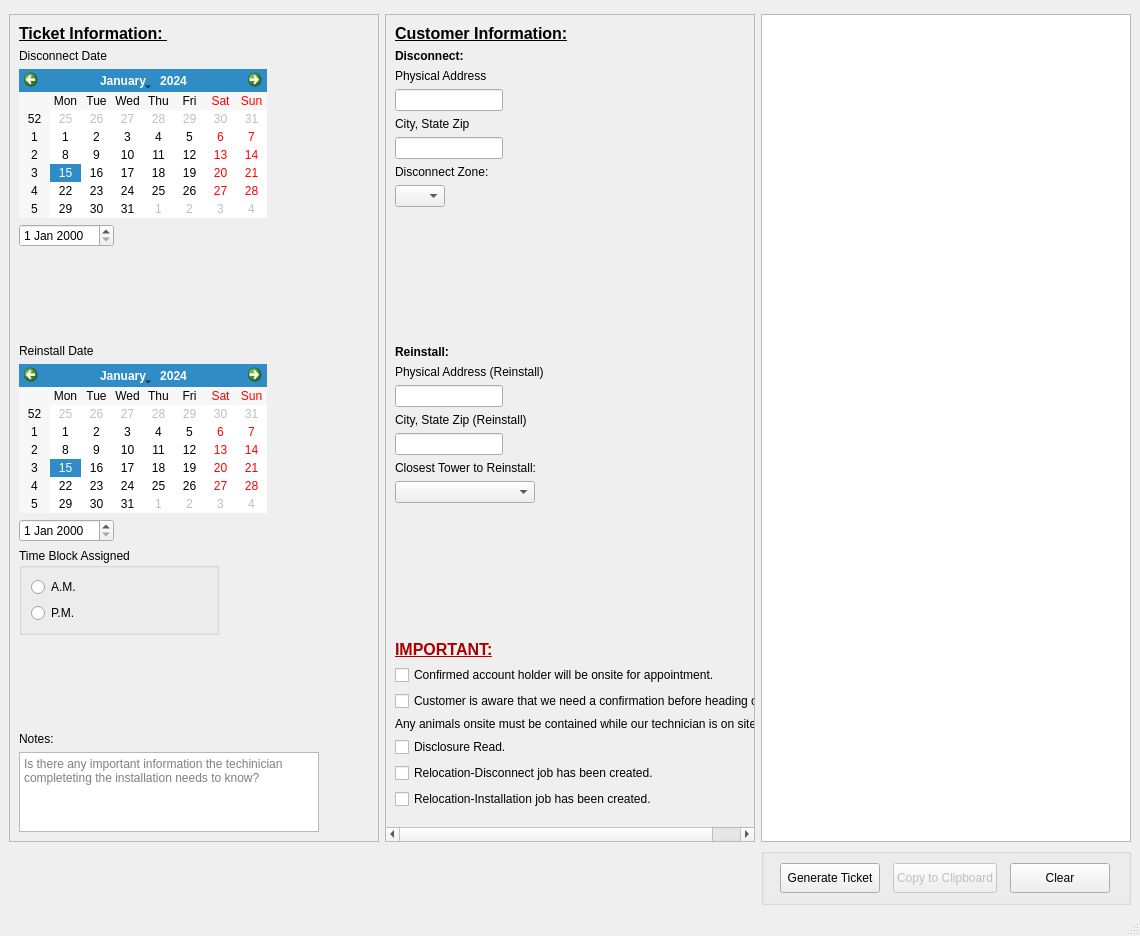
<?xml version="1.0" encoding="UTF-8"?>
<ui version="4.0">
 <class>Relo</class>
 <widget class="QMainWindow" name="Relo">
  <property name="enabled">
   <bool>true</bool>
  </property>
  <property name="geometry">
   <rect>
    <x>0</x>
    <y>0</y>
    <width>1140</width>
    <height>936</height>
   </rect>
  </property>
  <property name="windowTitle">
   <string>Relocation Ticket</string>
  </property>
  <widget class="QWidget" name="centralwidget">
   <layout class="QGridLayout" name="gridLayout">
    <item row="0" column="0">
     <spacer name="verticalSpacer">
      <property name="orientation">
       <enum>Qt::Vertical</enum>
      </property>
      <property name="sizeType">
       <enum>QSizePolicy::Fixed</enum>
      </property>
      <property name="sizeHint" stdset="0">
       <size>
        <width>20</width>
        <height>5</height>
       </size>
      </property>
     </spacer>
    </item>
    <item row="2" column="3">
     <widget class="QGroupBox" name="Ticket_Buttons">
      <property name="minimumSize">
       <size>
        <width>370</width>
        <height>50</height>
       </size>
      </property>
      <property name="title">
       <string/>
      </property>
      <layout class="QGridLayout" name="gridLayout_2">
       <item row="0" column="2">
        <widget class="QPushButton" name="Copy">
         <property name="enabled">
          <bool>false</bool>
         </property>
         <property name="sizePolicy">
          <sizepolicy hsizetype="Fixed" vsizetype="Fixed">
           <horstretch>0</horstretch>
           <verstretch>0</verstretch>
          </sizepolicy>
         </property>
         <property name="minimumSize">
          <size>
           <width>100</width>
           <height>30</height>
          </size>
         </property>
         <property name="layoutDirection">
          <enum>Qt::LeftToRight</enum>
         </property>
         <property name="autoFillBackground">
          <bool>false</bool>
         </property>
         <property name="text">
          <string>Copy to Clipboard</string>
         </property>
        </widget>
       </item>
       <item row="0" column="1">
        <widget class="QPushButton" name="pushButton">
         <property name="sizePolicy">
          <sizepolicy hsizetype="Fixed" vsizetype="Fixed">
           <horstretch>0</horstretch>
           <verstretch>0</verstretch>
          </sizepolicy>
         </property>
         <property name="minimumSize">
          <size>
           <width>100</width>
           <height>30</height>
          </size>
         </property>
         <property name="text">
          <string>Generate Ticket</string>
         </property>
        </widget>
       </item>
       <item row="0" column="3">
        <widget class="QPushButton" name="Clear">
         <property name="sizePolicy">
          <sizepolicy hsizetype="Fixed" vsizetype="Fixed">
           <horstretch>0</horstretch>
           <verstretch>0</verstretch>
          </sizepolicy>
         </property>
         <property name="minimumSize">
          <size>
           <width>100</width>
           <height>30</height>
          </size>
         </property>
         <property name="text">
          <string>Clear</string>
         </property>
        </widget>
       </item>
      </layout>
     </widget>
    </item>
    <item row="1" column="1">
     <widget class="QScrollArea" name="scrollArea_2">
      <property name="sizePolicy">
       <sizepolicy hsizetype="Fixed" vsizetype="Expanding">
        <horstretch>0</horstretch>
        <verstretch>0</verstretch>
       </sizepolicy>
      </property>
      <property name="minimumSize">
       <size>
        <width>370</width>
        <height>810</height>
       </size>
      </property>
      <property name="sizeAdjustPolicy">
       <enum>QAbstractScrollArea::AdjustToContents</enum>
      </property>
      <property name="widgetResizable">
       <bool>true</bool>
      </property>
      <widget class="QWidget" name="scrollAreaWidgetContents_2">
       <property name="geometry">
        <rect>
         <x>0</x>
         <y>0</y>
         <width>373</width>
         <height>791</height>
        </rect>
       </property>
       <layout class="QFormLayout" name="formLayout_3">
        <item row="0" column="0" colspan="2">
         <widget class="QLabel" name="CUSTOMER_INFORMATION">
          <property name="text">
           <string>&lt;html&gt;&lt;head/&gt;&lt;body&gt;&lt;p&gt;&lt;span style=&quot; font-size:12pt; font-weight:600; text-decoration: underline;&quot;&gt;Customer Information:&lt;/span&gt;&lt;/p&gt;&lt;/body&gt;&lt;/html&gt;</string>
          </property>
         </widget>
        </item>
        <item row="4" column="0">
         <widget class="QLabel" name="label_4">
          <property name="text">
           <string>&lt;html&gt;&lt;head/&gt;&lt;body&gt;&lt;p&gt;&lt;span style=&quot; font-weight:600;&quot;&gt;Disconnect:&lt;/span&gt;&lt;/p&gt;&lt;/body&gt;&lt;/html&gt;</string>
          </property>
         </widget>
        </item>
        <item row="5" column="0">
         <widget class="QLabel" name="label_cstAddress_D">
          <property name="text">
           <string>Physical Address</string>
          </property>
         </widget>
        </item>
        <item row="6" column="0">
         <widget class="QLineEdit" name="cstAddress_D"/>
        </item>
        <item row="9" column="0">
         <widget class="QLabel" name="label_cstCity_D">
          <property name="text">
           <string>City, State Zip</string>
          </property>
         </widget>
        </item>
        <item row="10" column="0">
         <widget class="QLineEdit" name="cstCity_D"/>
        </item>
        <item row="14" column="0">
         <spacer name="verticalSpacer_4">
          <property name="orientation">
           <enum>Qt::Vertical</enum>
          </property>
          <property name="sizeHint" stdset="0">
           <size>
            <width>20</width>
            <height>20</height>
           </size>
          </property>
         </spacer>
        </item>
        <item row="15" column="0">
         <widget class="QLabel" name="label_5">
          <property name="text">
           <string>&lt;html&gt;&lt;head/&gt;&lt;body&gt;&lt;p&gt;&lt;span style=&quot; font-weight:600;&quot;&gt;Reinstall:&lt;/span&gt;&lt;/p&gt;&lt;/body&gt;&lt;/html&gt;</string>
          </property>
         </widget>
        </item>
        <item row="16" column="0">
         <widget class="QLabel" name="label_cstAddress_R">
          <property name="text">
           <string>Physical Address (Reinstall)</string>
          </property>
         </widget>
        </item>
        <item row="17" column="0">
         <widget class="QLineEdit" name="cstAddress_R"/>
        </item>
        <item row="18" column="0">
         <widget class="QLabel" name="label_cstCity_R">
          <property name="text">
           <string>City, State Zip (Reinstall)</string>
          </property>
         </widget>
        </item>
        <item row="19" column="0">
         <widget class="QLineEdit" name="cstCity_R"/>
        </item>
        <item row="22" column="0">
         <spacer name="verticalSpacer_7">
          <property name="orientation">
           <enum>Qt::Vertical</enum>
          </property>
          <property name="sizeHint" stdset="0">
           <size>
            <width>20</width>
            <height>20</height>
           </size>
          </property>
         </spacer>
        </item>
        <item row="23" column="0">
         <widget class="QLabel" name="label_11">
          <property name="text">
           <string>&lt;html&gt;&lt;head/&gt;&lt;body&gt;&lt;p&gt;&lt;span style=&quot; font-size:12pt; font-weight:600; text-decoration: underline; color:#aa0000;&quot;&gt;IMPORTANT:&lt;/span&gt;&lt;/p&gt;&lt;/body&gt;&lt;/html&gt;</string>
          </property>
         </widget>
        </item>
        <item row="24" column="0">
         <widget class="QCheckBox" name="tktQHolder">
          <property name="text">
           <string>Confirmed account holder will be onsite for appointment.</string>
          </property>
         </widget>
        </item>
        <item row="25" column="0">
         <widget class="QCheckBox" name="tktQConfirm">
          <property name="text">
           <string>Customer is aware that we need a confirmation before heading out.</string>
          </property>
         </widget>
        </item>
        <item row="26" column="0">
         <widget class="QLabel" name="label_10">
          <property name="text">
           <string>Any animals onsite must be contained while our technician is on site.</string>
          </property>
         </widget>
        </item>
        <item row="27" column="0">
         <widget class="QCheckBox" name="tktQDisclose">
          <property name="text">
           <string>Disclosure Read.</string>
          </property>
         </widget>
        </item>
        <item row="40" column="0">
         <widget class="Line" name="line">
          <property name="orientation">
           <enum>Qt::Horizontal</enum>
          </property>
         </widget>
        </item>
        <item row="28" column="0">
         <widget class="QCheckBox" name="checkBox">
          <property name="text">
           <string>Relocation-Disconnect job has been created.</string>
          </property>
         </widget>
        </item>
        <item row="29" column="0">
         <widget class="QCheckBox" name="checkBox_2">
          <property name="text">
           <string>Relocation-Installation job has been created.</string>
          </property>
         </widget>
        </item>
        <item row="21" column="0">
         <widget class="QComboBox" name="tktTower">
          <property name="sizePolicy">
           <sizepolicy hsizetype="Fixed" vsizetype="Fixed">
            <horstretch>0</horstretch>
            <verstretch>0</verstretch>
           </sizepolicy>
          </property>
          <property name="minimumSize">
           <size>
            <width>140</width>
            <height>0</height>
           </size>
          </property>
          <property name="currentIndex">
           <number>-1</number>
          </property>
         </widget>
        </item>
        <item row="20" column="0">
         <widget class="QLabel" name="towerBox">
          <property name="text">
           <string>Closest Tower to Reinstall:</string>
          </property>
         </widget>
        </item>
        <item row="12" column="0">
         <widget class="QComboBox" name="tktZone">
          <property name="sizePolicy">
           <sizepolicy hsizetype="Fixed" vsizetype="Fixed">
            <horstretch>0</horstretch>
            <verstretch>0</verstretch>
           </sizepolicy>
          </property>
          <property name="minimumSize">
           <size>
            <width>50</width>
            <height>0</height>
           </size>
          </property>
          <item>
           <property name="text">
            <string/>
           </property>
          </item>
          <item>
           <property name="text">
            <string>1</string>
           </property>
          </item>
          <item>
           <property name="text">
            <string>2</string>
           </property>
          </item>
          <item>
           <property name="text">
            <string>3</string>
           </property>
          </item>
          <item>
           <property name="text">
            <string>4</string>
           </property>
          </item>
          <item>
           <property name="text">
            <string>5</string>
           </property>
          </item>
          <item>
           <property name="text">
            <string>6</string>
           </property>
          </item>
          <item>
           <property name="text">
            <string>7</string>
           </property>
          </item>
         </widget>
        </item>
        <item row="11" column="0">
         <widget class="QLabel" name="label">
          <property name="text">
           <string>Disconnect Zone:</string>
          </property>
         </widget>
        </item>
       </layout>
      </widget>
     </widget>
    </item>
    <item row="1" column="3">
     <widget class="QTextEdit" name="ticketTemplate">
      <property name="sizePolicy">
       <sizepolicy hsizetype="Fixed" vsizetype="Expanding">
        <horstretch>0</horstretch>
        <verstretch>0</verstretch>
       </sizepolicy>
      </property>
      <property name="minimumSize">
       <size>
        <width>370</width>
        <height>0</height>
       </size>
      </property>
     </widget>
    </item>
    <item row="1" column="0">
     <widget class="QScrollArea" name="scrollArea">
      <property name="sizePolicy">
       <sizepolicy hsizetype="Fixed" vsizetype="Expanding">
        <horstretch>0</horstretch>
        <verstretch>0</verstretch>
       </sizepolicy>
      </property>
      <property name="minimumSize">
       <size>
        <width>370</width>
        <height>810</height>
       </size>
      </property>
      <property name="sizeAdjustPolicy">
       <enum>QAbstractScrollArea::AdjustToContents</enum>
      </property>
      <property name="widgetResizable">
       <bool>true</bool>
      </property>
      <widget class="QWidget" name="scrollAreaWidgetContents">
       <property name="geometry">
        <rect>
         <x>0</x>
         <y>-54</y>
         <width>351</width>
         <height>907</height>
        </rect>
       </property>
       <layout class="QFormLayout" name="formLayout_2">
        <item row="0" column="0">
         <widget class="QLabel" name="ticketInfo">
          <property name="text">
           <string>&lt;html&gt;&lt;head/&gt;&lt;body&gt;&lt;p&gt;&lt;span style=&quot; font-size:12pt; font-weight:600; text-decoration: underline;&quot;&gt;Ticket Information:           &lt;/span&gt;&lt;/p&gt;&lt;/body&gt;&lt;/html&gt;</string>
          </property>
         </widget>
        </item>
        <item row="19" column="0">
         <widget class="QLabel" name="label_3">
          <property name="text">
           <string>Disconnect Date</string>
          </property>
         </widget>
        </item>
        <item row="20" column="0">
         <widget class="QCalendarWidget" name="tktCalendar_D">
          <property name="gridVisible">
           <bool>false</bool>
          </property>
         </widget>
        </item>
        <item row="21" column="0">
         <widget class="QDateEdit" name="tktDateText_D"/>
        </item>
        <item row="23" column="0">
         <spacer name="verticalSpacer_2">
          <property name="orientation">
           <enum>Qt::Vertical</enum>
          </property>
          <property name="sizeHint" stdset="0">
           <size>
            <width>20</width>
            <height>20</height>
           </size>
          </property>
         </spacer>
        </item>
        <item row="24" column="0">
         <widget class="QLabel" name="label_2">
          <property name="text">
           <string>Reinstall Date</string>
          </property>
         </widget>
        </item>
        <item row="25" column="0">
         <widget class="QCalendarWidget" name="tktCalendar_R"/>
        </item>
        <item row="26" column="0">
         <widget class="QDateEdit" name="tktDateText_R"/>
        </item>
        <item row="27" column="0">
         <widget class="QGroupBox" name="tkt_Group_TimeBlock">
          <property name="minimumSize">
           <size>
            <width>200</width>
            <height>75</height>
           </size>
          </property>
          <property name="title">
           <string>Time Block Assigned</string>
          </property>
          <layout class="QFormLayout" name="formLayout_5">
           <item row="0" column="0">
            <widget class="QRadioButton" name="tkt_am">
             <property name="text">
              <string>A.M.</string>
             </property>
            </widget>
           </item>
           <item row="1" column="0">
            <widget class="QRadioButton" name="tkt_pm">
             <property name="text">
              <string>P.M.</string>
             </property>
            </widget>
           </item>
          </layout>
         </widget>
        </item>
        <item row="43" column="0">
         <spacer name="verticalSpacer_3">
          <property name="orientation">
           <enum>Qt::Vertical</enum>
          </property>
          <property name="sizeHint" stdset="0">
           <size>
            <width>20</width>
            <height>20</height>
           </size>
          </property>
         </spacer>
        </item>
        <item row="44" column="0">
         <widget class="QLabel" name="label_14">
          <property name="text">
           <string>Notes:</string>
          </property>
         </widget>
        </item>
        <item row="45" column="0">
         <widget class="QTextEdit" name="tktNotes">
          <property name="enabled">
           <bool>true</bool>
          </property>
          <property name="minimumSize">
           <size>
            <width>300</width>
            <height>80</height>
           </size>
          </property>
          <property name="maximumSize">
           <size>
            <width>16777215</width>
            <height>80</height>
           </size>
          </property>
          <property name="tabChangesFocus">
           <bool>true</bool>
          </property>
          <property name="placeholderText">
           <string>Is there any important information the techinician completeting the installation needs to know?</string>
          </property>
         </widget>
        </item>
       </layout>
       <zorder>ticketInfo</zorder>
       <zorder>tktCalendar_D</zorder>
       <zorder>label_3</zorder>
       <zorder>tktDateText_D</zorder>
       <zorder>label_14</zorder>
       <zorder>tktNotes</zorder>
       <zorder>verticalSpacer_3</zorder>
       <zorder>tktCalendar_R</zorder>
       <zorder>label_2</zorder>
       <zorder>verticalSpacer_2</zorder>
       <zorder>tktDateText_R</zorder>
       <zorder>tkt_Group_TimeBlock</zorder>
      </widget>
     </widget>
    </item>
   </layout>
  </widget>
  <widget class="QMenuBar" name="menubar">
   <property name="geometry">
    <rect>
     <x>0</x>
     <y>0</y>
     <width>1140</width>
     <height>21</height>
    </rect>
   </property>
  </widget>
  <widget class="QStatusBar" name="statusbar"/>
 </widget>
 <tabstops>
  <tabstop>scrollArea</tabstop>
  <tabstop>tktCalendar_D</tabstop>
  <tabstop>tktDateText_D</tabstop>
  <tabstop>tktCalendar_R</tabstop>
  <tabstop>tktDateText_R</tabstop>
  <tabstop>tkt_am</tabstop>
  <tabstop>tkt_pm</tabstop>
  <tabstop>tktNotes</tabstop>
  <tabstop>scrollArea_2</tabstop>
  <tabstop>cstAddress_D</tabstop>
  <tabstop>cstCity_D</tabstop>
  <tabstop>cstAddress_R</tabstop>
  <tabstop>cstCity_R</tabstop>
  <tabstop>tktTower</tabstop>
  <tabstop>tktQHolder</tabstop>
  <tabstop>tktQConfirm</tabstop>
  <tabstop>tktQDisclose</tabstop>
  <tabstop>checkBox</tabstop>
  <tabstop>checkBox_2</tabstop>
  <tabstop>ticketTemplate</tabstop>
  <tabstop>pushButton</tabstop>
  <tabstop>Copy</tabstop>
  <tabstop>Clear</tabstop>
 </tabstops>
 <resources/>
 <connections>
  <connection>
   <sender>tktCalendar_D</sender>
   <signal>clicked(QDate)</signal>
   <receiver>tktDateText_D</receiver>
   <slot>setDate(QDate)</slot>
   <hints>
    <hint type="sourcelabel">
     <x>173</x>
     <y>124</y>
    </hint>
    <hint type="destinationlabel">
     <x>99</x>
     <y>313</y>
    </hint>
   </hints>
  </connection>
  <connection>
   <sender>tktDateText_D</sender>
   <signal>dateChanged(QDate)</signal>
   <receiver>tktCalendar_D</receiver>
   <slot>setSelectedDate(QDate)</slot>
   <hints>
    <hint type="sourcelabel">
     <x>99</x>
     <y>313</y>
    </hint>
    <hint type="destinationlabel">
     <x>196</x>
     <y>124</y>
    </hint>
   </hints>
  </connection>
  <connection>
   <sender>tktCalendar_R</sender>
   <signal>clicked(QDate)</signal>
   <receiver>tktDateText_R</receiver>
   <slot>setDate(QDate)</slot>
   <hints>
    <hint type="sourcelabel">
     <x>161</x>
     <y>604</y>
    </hint>
    <hint type="destinationlabel">
     <x>77</x>
     <y>644</y>
    </hint>
   </hints>
  </connection>
  <connection>
   <sender>tktDateText_R</sender>
   <signal>dateChanged(QDate)</signal>
   <receiver>tktCalendar_R</receiver>
   <slot>setSelectedDate(QDate)</slot>
   <hints>
    <hint type="sourcelabel">
     <x>93</x>
     <y>646</y>
    </hint>
    <hint type="destinationlabel">
     <x>192</x>
     <y>601</y>
    </hint>
   </hints>
  </connection>
 </connections>
</ui>
